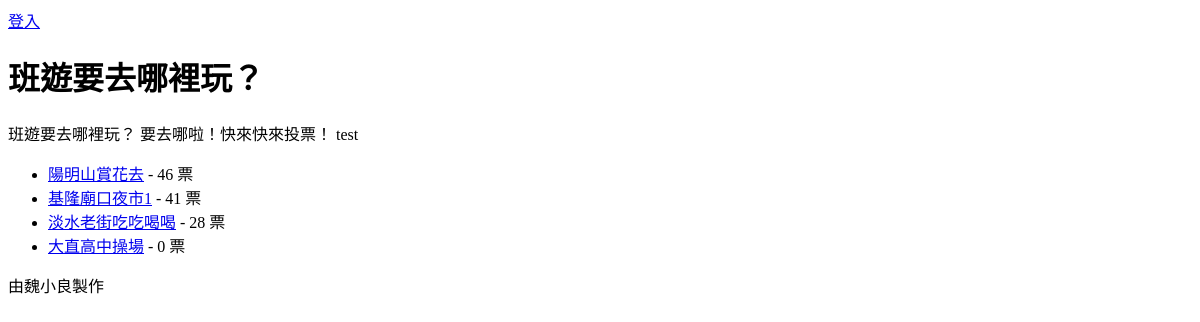
Page /poll/1/ on the earlier database version.
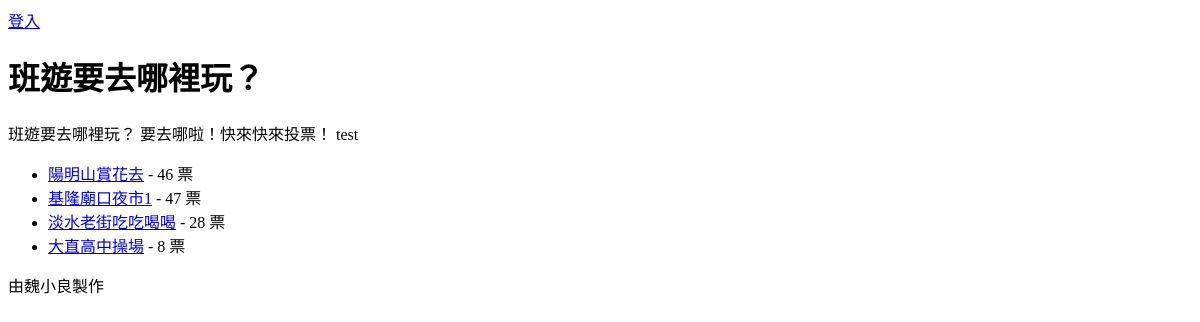
Same page on the later database version.
### default/models.py (models this page shows, shortened)
class Option(models.Model):
    title = models.CharField("選項文字", max_length=64)
    votes = models.IntegerField("票數", default=0)
    poll_id = models.IntegerField("投票主題編號")

### default/views.py (the view)
# urls.py: path("<int:pk>/", PollView.as_view(), name='poll_view'),
class PollView(DetailView):
    model = Poll
    def get_context_data(self, **kwargs):
        ctx = super().get_context_data(**kwargs)
        ctx['option_list'] = Option.objects.filter(poll_id=self.object.id)
        return ctx

### templates/default/poll_detail.html (shortened to what this page needs)
{% extends "base.html" %}
{% block main %}
    <h1>{{ poll.subject }}</h1>
    <p>{{ poll.desc }}</p>
    <ul>
        {% for op in option_list %}
        <li>
            <a href="{% url 'poll_vote' op.id %}">{{ op.title }}</a> - {{ op.votes }} 票
        </li>
        {% endfor %}
    </ul>
{% endblock %}

Differences in the rows shown:
changed Option "基隆廟口夜市1": votes "41" → "47"
changed Option "大直高中操場": votes "0" → "8"
